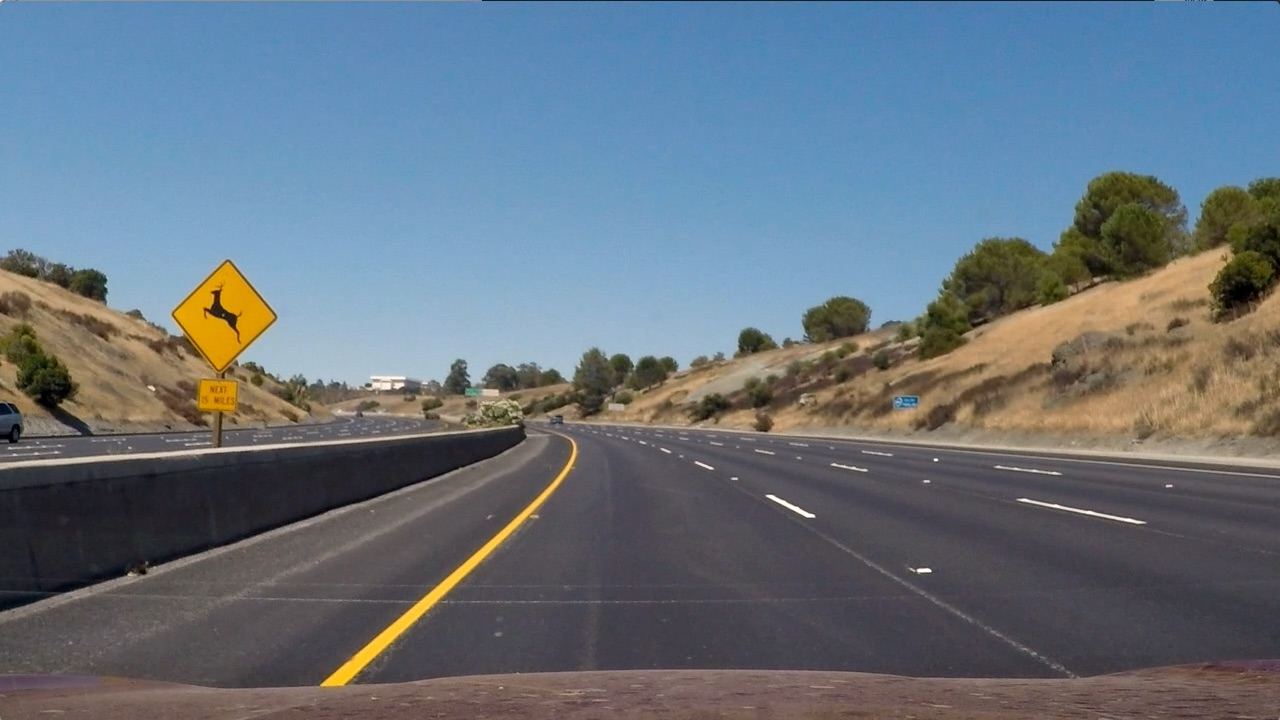
#> input picture test_images/test2.jpg, 1280 x 720 px
$ jupyter execute --allow-errors Advanced_Lane_Line_Detection.ipynb   (shell and % lines are left out)
#> lines starting #> are read from the running program, lines starting #| are printed output that depends on the picture
### undistort.py
import cv2
import argparse
import pickle

def undistort(img, mtx, dist):
    '''
    Transforms an image to compensate radial and tangential lens distortion.

    Input:
        img: distored image
    Output:
       undistorted_img: corrected image
    '''
    undistorted_img = cv2.undistort(img, mtx, dist, None, mtx)
    return undistorted_img

# [38 lines that do not run on import are left out]

### Advanced_Lane_Line_Detection.ipynb
[cell 1]
import pickle
import matplotlib.pyplot as plt
import cv2
import numpy as np
from undistort import undistort
#> (the rest of this cell did not finish here and is left out)

[cell 2]

image = cv2.imread('test_images/test2.jpg')
#> image is the input picture: shape (720, 1280, 3); mean B, G, R 125.5, 114.6, 102.8

camera_calibration_file = './camera_calibration.p'
with open(camera_calibration_file, mode='rb') as f:
#> (reads camera_calibration.p from the repository)
    cali_data = pickle.load(f)
mtx, dist = cali_data['mtx'], cali_data['dist']

undistorted_image = undistort(image, mtx, dist)
#> in undistort, `undistorted_img = cv2.undistort(img, mtx, dist, None, mtx)`:
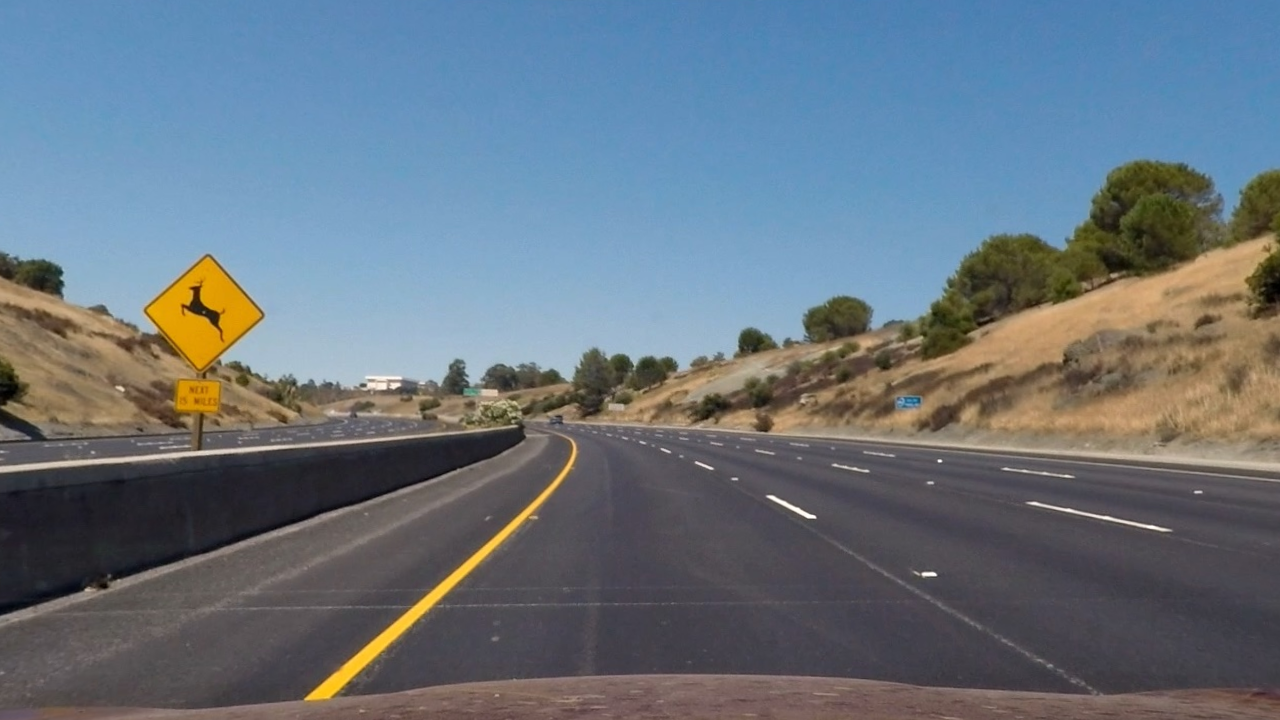
#> undistorted_img: shape (720, 1280, 3); mean B, G, R 126.4, 115.7, 103.8

f, (ax1, ax2) = plt.subplots(1, 2, figsize=(20,10))
ax1.imshow(cv2.cvtColor(image, cv2.COLOR_BGR2RGB))
ax1.set_title('Original Image', fontsize=15)
ax2.imshow(cv2.cvtColor(undistorted_image, cv2.COLOR_BGR2RGB))
ax2.set_title('Undistorted Image', fontsize=15)
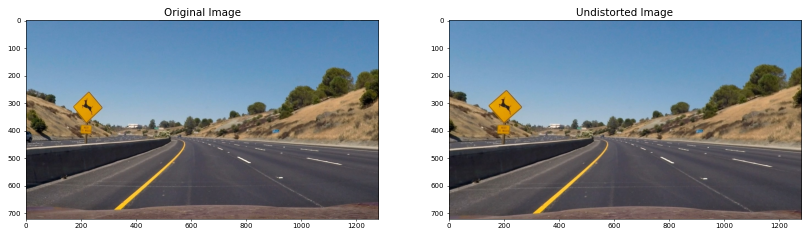
#> figure drawn by matplotlib, 2 panels
